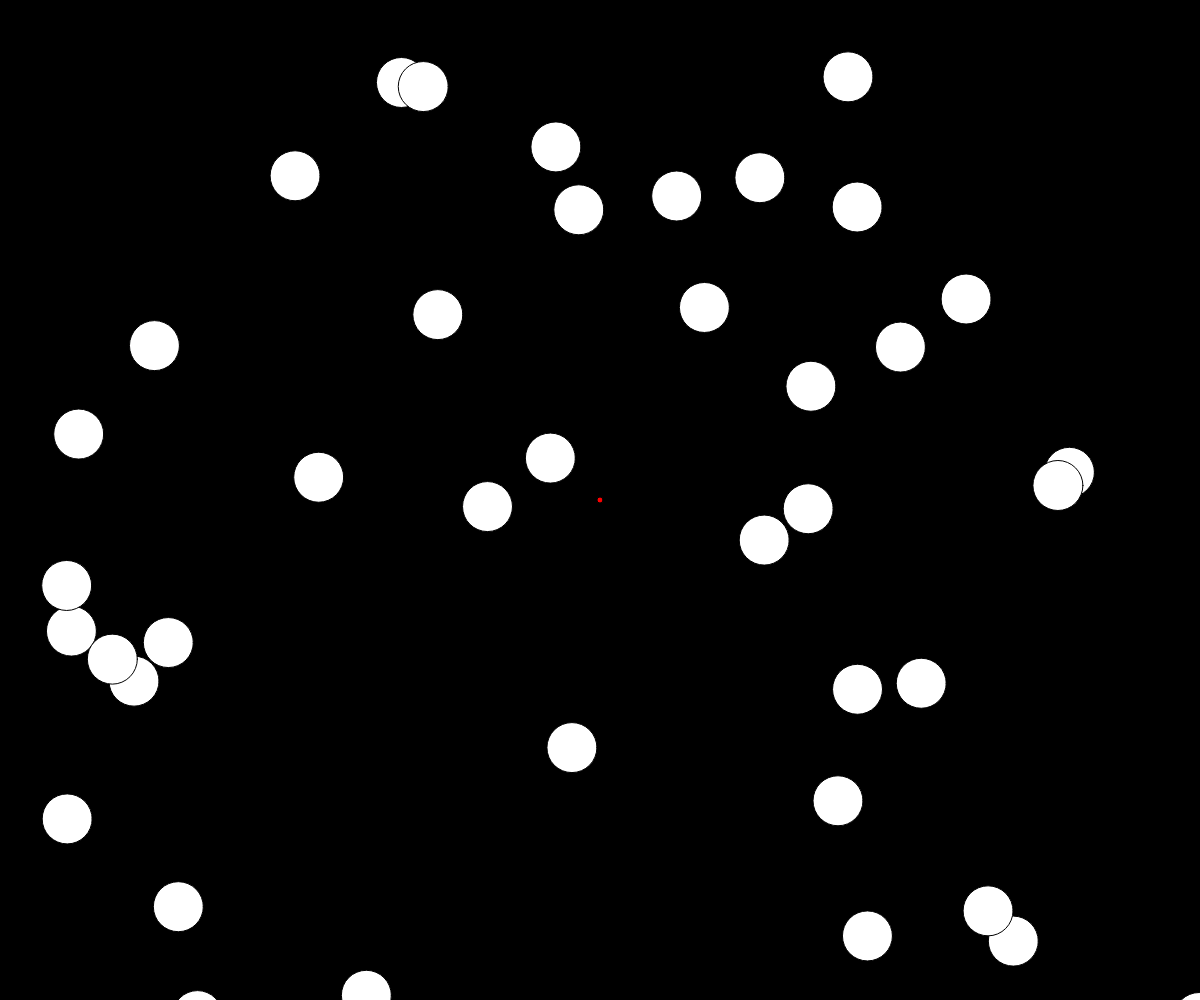
Frame 1 (no input)
Frame 60 (no input): identical to frame 1, image omitted
Frame 120 (the mouse pressed at the canvas centre since frame 60): identical to frame 1, image omitted

The p5.js sketch that drew this single still picture (run headless with seeded random() and noise() and a simulated clock; from frame 60 on, the mouse is pressed at the canvas centre):

// p5.js sketch
// ── sketch.js
var dotXPos, dotYPos;
var dotRadius = 6;
var Chaos = [];

function setup() {
  createCanvas(windowWidth, windowHeight);
  for(i=0; i<40; i++){
    Chaos.push(new myBit(i+random(0,width),i+random(0,height),50));
  }
}

function draw() {
  dotXPos = width/2;
  dotYPos = height/2;
  background("black");
  fill("red");
  ellipseMode(CENTER);
  ellipse(dotXPos, dotYPos, dotRadius);
  fill("white");
  for(i=0;i<Chaos.length;i++){
   Chaos[i].show();
  }
}

function keyPressed(){
  if(keyCode == 38){
    for(i=0;i<Chaos.length;i++){
      Chaos[i].setter(Chaos[i].getterX()+(dotXPos-Chaos[i].getterX())/20, Chaos[i].getterY()+(dotYPos-Chaos[i].getterY())/20);
    }
  }

  else if(keyCode == 40){
    for(i=0;i<Chaos.length;i++){
      Chaos[i].setter(Chaos[i].getterX()-(dotXPos-Chaos[i].getterX())/20, Chaos[i].getterY()-(dotYPos-Chaos[i].getterY())/20);
    }
  }
}

// ── myBit.js
class myBit{
  constructor(x,y,size){
    this.x = x;
    this.y = y;
    this.size = size;
  }

  show(){
    ellipseMode(CENTER);
    ellipse(this.x,this.y,this.size);
  }

  setter(x,y){
    this.x = x;
    this.y = y;
  }

  getterX(){
    return this.x;
  }

  getterY(){
    return this.y;
  }
}

  
